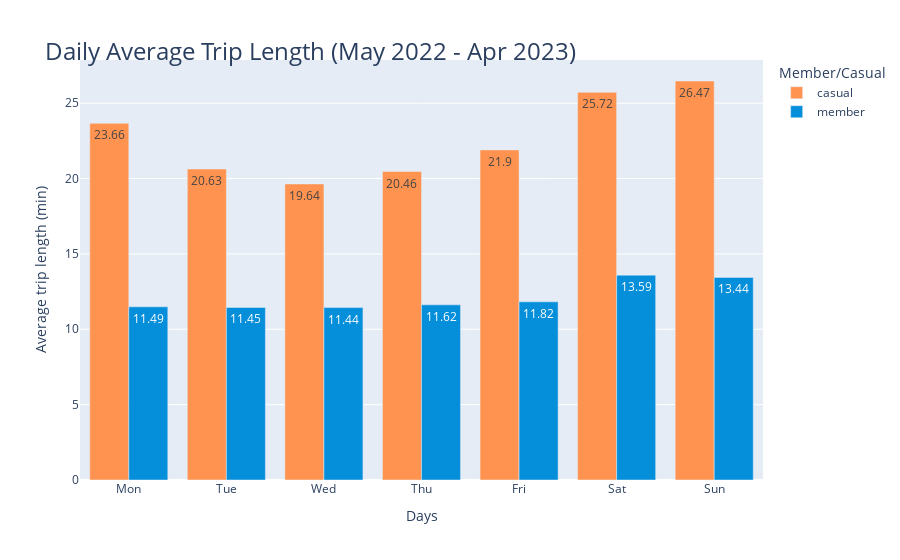

Notebook source saved alongside this figure:
### Code cell
fig_8 = px.bar(df_pv13, x = 'day', y = 'avg_trip_min',
        color = 'member_casual',
        barmode='group',
        text = 'avg_trip_min', 
        labels = {'avg_trip_min': 'Average trip length (min)', 'member_casual': 'Member/Casual', 'day': 'Days'},
        hover_name = 'member_casual', hover_data = {'member_casual': False, 'avg_trip_min': True}, 
        color_discrete_map = {'casual': '#FF934F', 'member': '#058ED9'})
fig_8.update_layout(
    title=dict(text="Daily Average Trip Length (May 2022 - Apr 2023)",font=dict(size=24), automargin=True, yref='paper')
)
note = 'Fig. 8 - Daily average trip length for casaul riders and members. On average, members maintain their average daily bike usage. In contrast, an increase in trip length is observed during weekends for casual riders.'
fig_8.add_annotation(
    text = note
    , showarrow=False
    , x = 0
    , y = -0.22
    , xref='paper'
    , yref='paper' 
    , xanchor='left'
    , yanchor='bottom'
    , xshift=-1
    , yshift=-7
    , font=dict(size=10, color="black")
    , align="left")

### Figure 1 — Plotly figure (JSON) as saved in the notebook; plotly's stock layout.template omitted (floating-point values rounded to 4 significant figures)
{"data": [{"alignmentgroup": "True", "customdata": [["casual"], ["casual"], ["casual"], ["casual"], ["casual"], ["casual"], ["casual"]], "hovertemplate": "<b>%{hovertext}</b><br><br>Days=%{x}<br>Average trip length (min)=%{text}<extra></extra>", "hovertext": ["casual", "casual", "casual", "casual", "casual", "casual", "casual"], "legendgroup": "casual", "marker": {"color": "#FF934F", "pattern": {"shape": ""}}, "name": "casual", "offsetgroup": "casual", "orientation": "v", "showlegend": true, "text": [23.66, 20.63, 19.64, 20.46, 21.9, 25.72, 26.47], "textposition": "auto", "x": ["Mon", "Tue", "Wed", "Thu", "Fri", "Sat", "Sun"], "xaxis": "x", "y": [23.66, 20.63, 19.64, 20.46, 21.9, 25.72, 26.47], "yaxis": "y", "type": "bar"}, {"alignmentgroup": "True", "customdata": [["member"], ["member"], ["member"], ["member"], ["member"], ["member"], ["member"]], "hovertemplate": "<b>%{hovertext}</b><br><br>Days=%{x}<br>Average trip length (min)=%{text}<extra></extra>", "hovertext": ["member", "member", "member", "member", "member", "member", "member"], "legendgroup": "member", "marker": {"color": "#058ED9", "pattern": {"shape": ""}}, "name": "member", "offsetgroup": "member", "orientation": "v", "showlegend": true, "text": [11.49, 11.45, 11.44, 11.62, 11.82, 13.59, 13.44], "textposition": "auto", "x": ["Mon", "Tue", "Wed", "Thu", "Fri", "Sat", "Sun"], "xaxis": "x", "y": [11.49, 11.45, 11.44, 11.62, 11.82, 13.59, 13.44], "yaxis": "y", "type": "bar"}], "layout": {"xaxis": {"anchor": "y", "domain": [0, 1], "title": {"text": "Days"}, "type": "category", "range": [-0.5, 6.5], "autorange": true}, "yaxis": {"anchor": "x", "domain": [0, 1], "title": {"text": "Average trip length (min)"}, "type": "linear", "range": [0, 27.86], "autorange": true}, "legend": {"title": {"text": "Member/Casual"}, "tracegroupgap": 0}, "margin": {"t": 60}, "barmode": "group", "title": {"font": {"size": 24}, "text": "Daily Average Trip Length (May 2022 - Apr 2023)", "automargin": true, "yref": "paper"}, "annotations": [{"align": "left", "font": {"color": "black", "size": 10}, "showarrow": false, "text": "Fig. 8 - Daily average trip length for casaul riders and members. On average, members maintain their average daily bike usage. In contrast, an increase in trip length is observed during weekends for casual riders.", "x": 0, "xanchor": "left", "xref": "paper", "xshift": -1, "y": -0.22, "yanchor": "bottom", "yref": "paper", "yshift": -7}], "autosize": true}}
